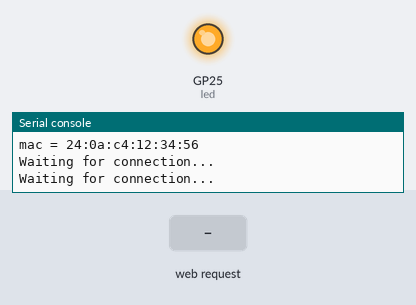
A program run on a simulated Raspberry Pi Pico running MicroPython. Shown: output pins drawn as LEDs (lit = HIGH), the last lines printed to the serial console. The inputs (shaded band) are chosen by the test bench. WiFi joins after 1.5 s; files that are not in the repository are absent.

Above: at 2.1 s.
At 4.4 s:
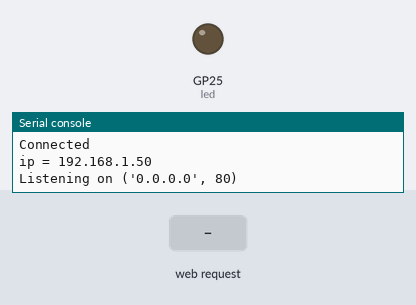
4.5 s: HTTP request GET / received
Timing chart, 0 to 7.5 s (numbered marks = the images above; inputs shaded):
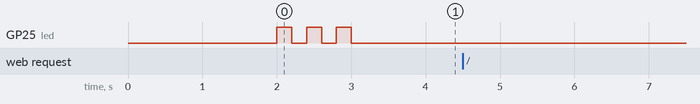

The program:

main.py
```python
"""#nothing to code right now
from machine import I2C, Pin
import time

# MPU9250 address and register definitions
MPU9250_ADDR = 0x68
MPU9250_SMPLRT_DIV = 0x19
MPU9250_CONFIG = 0x1A
MPU9250_GYRO_CONFIG = 0x1B
MPU9250_ACCEL_CONFIG = 0x1C
MPU9250_ACCEL_XOUT_H = 0x3B
MPU9250_PWR_MGMT_1 = 0x6B
MPU9250_WHO_AM_I = 0x75

# AK8963 address and register definitions
AK8963_ADDR = 0x0C
AK8963_WHO_AM_I = 0x00
AK8963_CNTL = 0x0A
AK8963_XOUT_L = 0x03

# Create I2C object
i2c = I2C(scl=Pin(22), sda=Pin(21))

# Function to read a 16-bit value from two 8-bit registers
def read_16bit(reg_h, reg_l):
    val_h = i2c.readfrom_mem(MPU9250_ADDR, reg_h, 1)[0]
    val_l = i2c.readfrom_mem(MPU9250_ADDR, reg_l, 1)[0]
    val = (val_h << 8) | val_l
    return val

# Function to write a byte to a register
def write_byte(reg, val):
    i2c.writeto_mem(MPU9250_ADDR, reg, bytes([val]))

# Initialize MPU9250
write_byte(MPU9250_PWR_MGMT_1, 0x80)  # Reset device
time.sleep(0.1)
write_byte(MPU9250_PWR_MGMT_1, 0x01)  # Auto select clock source
write_byte(MPU9250_SMPLRT_DIV, 0x07)  # Set sample rate to 1kHz
write_byte(MPU9250_CONFIG, 0x00)  # Set gyro to full scale range of +/- 250 degrees/s
write_byte(MPU9250_GYRO_CONFIG, 0x00)  # Set accelerometer to full scale range of +/- 2g
write_byte(MPU9250_ACCEL_CONFIG, 0x00)  # Disable self-test mode
write_byte(MPU9250_PWR_MGMT_1, 0x00)  # Set clock source to PLL with gyroscope reference

# Initialize AK8963
write_byte(MPU9250_PWR_MGMT_1, 0x10)  # Enable I2C master mode
write_byte(MPU9250_I2C_MST_CTRL, 0x0D)  # Set I2C bus speed to 400kHz
write_byte(MPU9250_I2C_SLV0_ADDR, AK8963_ADDR | 0x80)  # Set AK8963 address and read mode bit
write_byte(MPU9250_I2C_SLV0_REG, AK8963_WHO_AM_I)  # Set AK8963 register to read WHO_AM_I
write_byte(MPU9250_I2C_SLV0_CTRL, 0x81)  # Enable I2C slave 0 and set length to read 1 byte
time.sleep(0.1)
ak8963_id = i2c.readfrom_mem(MPU9250_ADDR, MPU9250_EXT_SENS_DATA_00)"""
import rp2
import network
import ubinascii
import machine
import urequests as requests
import time
import socket

# Set country to avoid possible errors
rp2.country('IN')

wlan = network.WLAN(network.STA_IF)
wlan.active(True)
# If you need to disable powersaving mode
# wlan.config(pm = 0xa11140)

# See the MAC address in the wireless chip OTP
mac = ubinascii.hexlify(network.WLAN().config('mac'),':').decode()
print('mac = ' + mac)

# Other things to query
# print(wlan.config('channel'))
# print(wlan.config('essid'))
# print(wlan.config('txpower'))

# Load login data from different file for safety reasons
ssid = "SSID"
password = "passworD"

wlan.connect(ssid, password)

# Wait for connection with 10 second timeout
timeout = 10
while timeout > 0:
    if wlan.status() < 0 or wlan.status() >= 3:
        break
    timeout -= 1
    print('Waiting for connection...')
    time.sleep(1)

# Define blinking function for onboard LED to indicate error codes
def blink_onboard_led(num_blinks):
    led = machine.Pin('LED', machine.Pin.OUT)
    for i in range(num_blinks):
        led.on()
        time.sleep(.2)
        led.off()
        time.sleep(.2)

# Handle connection error
# Error meanings
# 0  Link Down
# 1  Link Join
# 2  Link NoIp
# 3  Link Up
# -1 Link Fail
# -2 Link NoNet
# -3 Link BadAuth

wlan_status = wlan.status()
blink_onboard_led(wlan_status)

if wlan_status != 3:
    raise RuntimeError('Wi-Fi connection failed')
else:
    print('Connected')
    status = wlan.ifconfig()
    print('ip = ' + status[0])

# Function to load in html page
def get_html(html_name):
    with open(html_name, 'r') as file:
        html = file.read()

    return html

# HTTP server with socket
addr = socket.getaddrinfo('0.0.0.0', 80)[0][-1]

s = socket.socket()
s.bind(addr)
s.listen(1)

print('Listening on', addr)
led = machine.Pin('LED', machine.Pin.OUT)

# Listen for connections
while True:
    try:
        cl, addr = s.accept()
        print('Client connected from', addr)
        r = cl.recv(1024)
        # print(r)

        r = str(r)
        led_on = r.find('?led=on')
        led_off = r.find('?led=off')
        print('led_on = ', led_on)
        print('led_off = ', led_off)
        if led_on > -1:
            print('LED ON')
            led.value(1)

        if led_off > -1:
            print('LED OFF')
            led.value(0)
            2
        response = get_html('index.html')
        cl.send('HTTP/1.0 200 OK\r\nContent-type: text/html\r\n\r\n')
        cl.send(response)
        cl.close()

    except OSError as e:
        cl.close()
        print('Connection closed')

# Make GET request
#request = requests.get('http://www.google.com')
#print(request.content)
#request.close()
```
